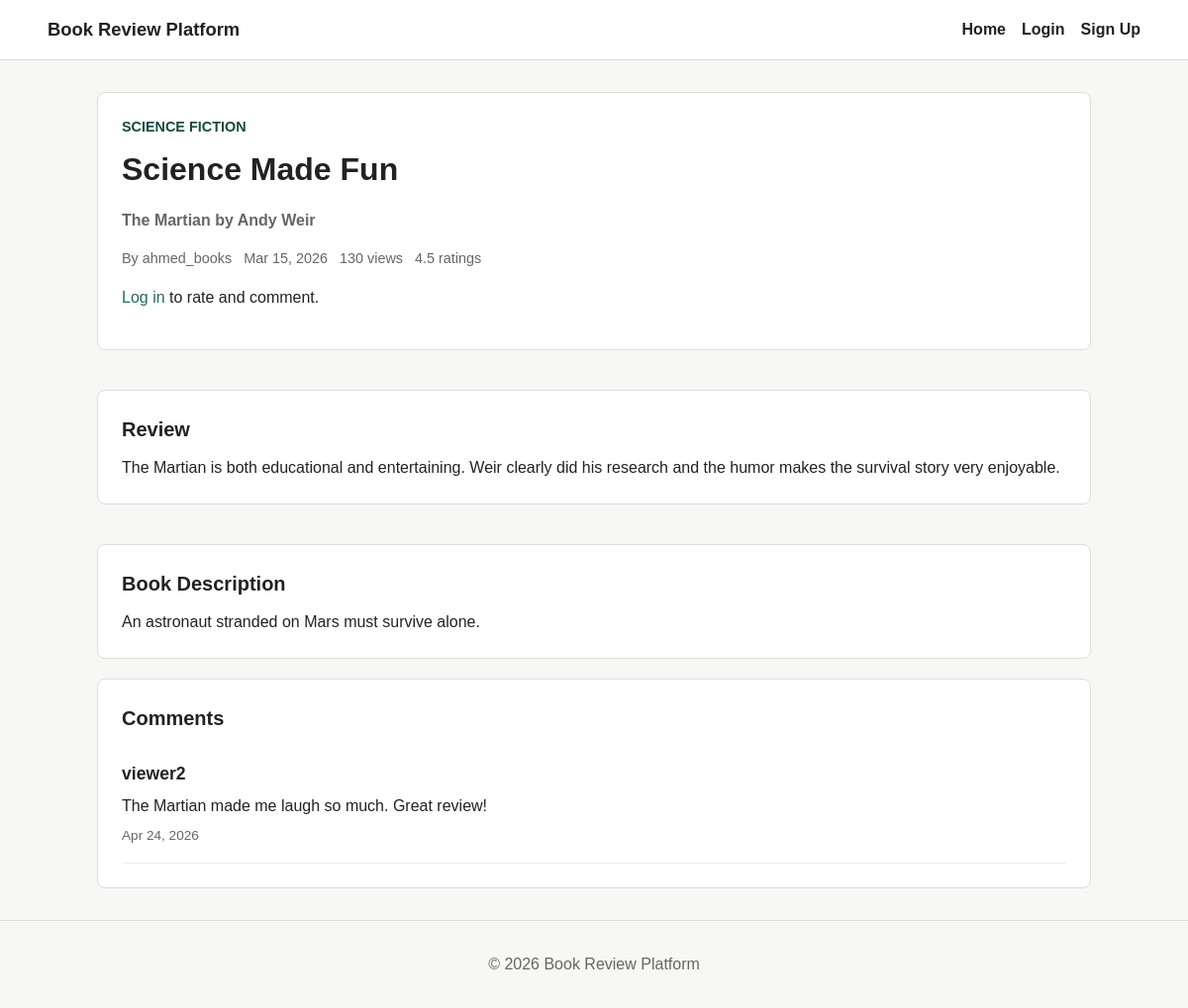
Page /review.php?id=8 on the committed database.
### tables this page shows
CREATE TABLE dbProj_reviews (
    review_id           INT AUTO_INCREMENT PRIMARY KEY,
    book_id             INT NOT NULL,
    user_id             INT NOT NULL,
    review_title        VARCHAR(200) NOT NULL,
    review_content      TEXT NOT NULL,
    cover_image         VARCHAR(255),
    media_file          VARCHAR(255),           
    downloadable_file   VARCHAR(255),           
    status              ENUM('draft', 'published') DEFAULT 'draft',
    view_count          INT DEFAULT 0,
    created_at          DATETIME DEFAULT CURRENT_TIMESTAMP,
    FOREIGN KEY (book_id) REFERENCES dbProj_books(book_id),
    FOREIGN KEY (user_id) REFERENCES dbProj_users(user_id),
    FULLTEXT INDEX ft_reviews (review_title, review_content)
);

CREATE TABLE dbProj_categories (
    category_id     INT AUTO_INCREMENT PRIMARY KEY,
    category_name   VARCHAR(100) NOT NULL,
    description     TEXT
);

CREATE TABLE dbProj_books (
    book_id         INT AUTO_INCREMENT PRIMARY KEY,
    title           VARCHAR(200) NOT NULL,
    author          VARCHAR(150) NOT NULL,
    description     TEXT,
    cover_image     VARCHAR(255),
    category_id     INT,
    added_by        INT,
    created_at      DATETIME DEFAULT CURRENT_TIMESTAMP,
    FOREIGN KEY (category_id) REFERENCES dbProj_categories(category_id),
    FOREIGN KEY (added_by) REFERENCES dbProj_users(user_id),
    FULLTEXT INDEX ft_books (title, author, description)    
);

CREATE TABLE dbProj_users (
    user_id     INT AUTO_INCREMENT PRIMARY KEY,
    username    VARCHAR(50) NOT NULL UNIQUE,
    email       VARCHAR(100) NOT NULL UNIQUE,
    password    VARCHAR(255) NOT NULL,          
    role        ENUM('admin', 'creator', 'viewer') DEFAULT 'viewer',
    created_at  DATETIME DEFAULT CURRENT_TIMESTAMP
);

CREATE TABLE dbProj_comments (
    comment_id      INT AUTO_INCREMENT PRIMARY KEY,
    review_id       INT NOT NULL,
    user_id         INT NOT NULL,
    comment_text    TEXT NOT NULL,
    created_at      DATETIME DEFAULT CURRENT_TIMESTAMP,
    FOREIGN KEY (review_id) REFERENCES dbProj_reviews(review_id),
    FOREIGN KEY (user_id) REFERENCES dbProj_users(user_id)
);

### config/database.php (called while the page is built, shortened)
<?php
function db(): PDO
{
    static $pdo = null;
    if ($pdo instanceof PDO) {
        return $pdo;
    }
    $dsn = sprintf(
        'mysql:host=%s;dbname=%s;charset=%s',
        $_ENV['DB_HOST']    ?? DB_HOST,
        $_ENV['DB_NAME']    ?? DB_NAME,
        $_ENV['DB_CHARSET'] ?? DB_CHARSET
    );
    $pdo = new PDO($dsn, $_ENV['DB_USER'] ?? 'root', $_ENV['DB_PASS'] ?? '', [
        PDO::ATTR_ERRMODE            => PDO::ERRMODE_EXCEPTION,
        PDO::ATTR_DEFAULT_FETCH_MODE => PDO::FETCH_ASSOC,
        PDO::ATTR_EMULATE_PREPARES   => false,
    ]);
    return $pdo;
}

### includes/auth.php (called while the page is built, shortened)
<?php
function current_user(): ?array
{
    return $_SESSION['user'] ?? null;
}
function is_logged_in(): bool
{
    return current_user() !== null;
}

### review.php (the view, shortened to what this page needs)
<?php
require_once __DIR__ . '/config/database.php';
require_once __DIR__ . '/includes/layout.php';
$review = null;
$comments = [];
$loadError = '';
$reviewId = filter_input(INPUT_GET, 'id', FILTER_VALIDATE_INT);
if ($reviewId === false || $reviewId === null) {
    $loadError = 'Select a valid review.';
} else {
    try {
        $stmt = db()->prepare(
            "SELECT
                r.review_id,
                r.review_title,
                r.review_content,
                r.cover_image AS review_cover,
                r.media_file,
                r.downloadable_file,
                r.view_count,
                r.created_at,
                b.title AS book_title,
                b.author AS book_author,
                b.description AS book_description,
                b.cover_image AS book_cover,
                c.category_name,
                u.username AS creator_name,
                ROUND(AVG(rt.rating), 1) AS average_rating,
                COUNT(rt.rating_id) AS rating_count
            FROM dbProj_reviews r
            INNER JOIN dbProj_books b ON r.book_id = b.book_id
            LEFT JOIN dbProj_categories c ON b.category_id = c.category_id
            INNER JOIN dbProj_users u ON r.user_id = u.user_id
            LEFT JOIN dbProj_ratings rt ON r.review_id = rt.review_id
            WHERE r.review_id = :review_id
              AND r.status = 'published'
            GROUP BY
                r.review_id,
                r.review_title,
                r.review_content,
                r.cover_image,
                r.media_file,
                r.downloadable_file,
                r.view_count,
                r.created_at,
                b.title,
                b.author,
                b.description,
                b.cover_image,
                c.category_name,
                u.username
            LIMIT 1"
        );
        $stmt->execute([':review_id' => $reviewId]);
        $review = $stmt->fetch();
        if ($review === false) {
            $loadError = 'This review has been removed or is no longer available.';
            $review = null;
        } else {
            $userRating = null;
            $commentStmt = db()->prepare(
                "SELECT
                    cm.comment_text,
                    cm.created_at,
                    u.username
                FROM dbProj_comments cm
                INNER JOIN dbProj_users u ON cm.user_id = u.user_id
                WHERE cm.review_id = :review_id
                ORDER BY cm.created_at DESC"
            );
            $commentStmt->execute([':review_id' => $reviewId]);
            $comments = $commentStmt->fetchAll();
        }
    } catch (PDOException $exception) {
        $loadError = 'Review could not be loaded. Check the database connection.';
    }
}
?>
<?php if ($loadError !== ''): ?>
    <section class="notice notice-error">
        <p><?= e($loadError) ?></p>
    </section>
    <p><a href="index.php">Back to home</a></p>
<?php elseif ($review !== null): ?>
    <article class="review-detail">
        <header class="review-detail-header">
            <div>
                <p class="eyebrow"><?= e($review['category_name'] ?? 'Uncategorized') ?></p>
                <h1><?= e($review['review_title']) ?></h1>
                <p class="book-line"><?= e($review['book_title']) ?> by <?= e($review['book_author']) ?></p>
                <div class="review-card-stats">
                    <span>By <?= e($review['creator_name']) ?></span>
                    <span><?= e(date('M j, Y', strtotime((string) $review['created_at']))) ?></span>
                    <span><?= e((string) $review['view_count']) ?> views</span>
                    <span>
                        <?= e($review['average_rating'] !== null ? (string) $review['average_rating'] : 'No') ?>
                        rating<?= (int) $review['rating_count'] === 1 ? '' : 's' ?>
                    </span>
                </div>
                <?php if (is_logged_in()): ?>
                    <div class="rating-section" style="margin-top: 1rem;">
                        <form method="POST" class="rating-form">
                            <input type="hidden" name="action" value="rate">
                            <label for="rating">Your Rating:</label>
                            <select name="rating" id="rating" onchange="this.form.submit()">
                                <option value="">Select...</option>
                                <?php for ($i = 1; $i <= 5; $i++): ?>
                                    <option value="<?= $i ?>" <?= (int)$userRating === $i ? 'selected' : '' ?>><?= $i ?> Stars</option>
                                <?php endfor; ?>
                            </select>
                            <?php if ($userRating): ?>
                                <span class="muted-text">(You rated this <?= $userRating ?> stars)</span>
                            <?php endif; ?>
                        </form>
                    </div>
                <?php else: ?>
                    <p style="margin-top: 1rem;"><a href="login.php">Log in</a> to rate and comment.</p>
                <?php endif; ?>
            </div>
        </header>
        <section class="content-panel">
            <h2>Review</h2>
            <p><?= nl2br(e($review['review_content'])) ?></p>
        </section>
        <?php if ($review['book_description'] !== null && trim((string) $review['book_description']) !== ''): ?>
            <section class="content-panel">
                <h2>Book Description</h2>
                <p><?= e($review['book_description']) ?></p>
            </section>
        <?php endif; ?>
    </article>
    <section class="content-panel" aria-labelledby="comments-title">
        <h2 id="comments-title">Comments</h2>
        <?php if ($comments === []): ?>
            <p class="muted-text">No comments yet.</p>
        <?php else: ?>
            <div class="comment-list">
                <?php foreach ($comments as $comment): ?>
                    <article class="comment-item" style="border-bottom: 1px solid #eee; padding: 1rem 0;">
                        <h3 style="margin: 0; font-size: 1.1em;"><?= e($comment['username']) ?></h3>
                        <p style="margin: 0.5rem 0;"><?= e($comment['comment_text']) ?></p>
                        <p class="muted-text" style="font-size: 0.85em;"><?= e(date('M j, Y', strtotime((string) $comment['created_at']))) ?></p>
                    </article>
                <?php endforeach; ?>
            </div>
        <?php endif; ?>
    </section>
<?php endif; ?>

### assets/css/style.css (style rules this page uses)
:root { --bg: #f7f7f5; --surface: #ffffff; --text: #222222; --muted: #666666; --border: #ddddda; --accent: #246b5f; --accent-dark: #174a42; --danger-bg: #fff1f0; --danger-border: #e6b8b5; --danger-text: #8a2b24; --success-bg: #edf8f1; --success-border: #b7dcc4; --success-text: #1f6f3c; }
* { box-sizing: border-box; }
body { margin: 0; background: var(--bg); color: var(--text); font-family: Arial, Helvetica, sans-serif; line-height: 1.5; }
a { color: var(--accent); text-decoration: none; }
.muted-text { color: var(--muted); font-size: 0.9rem; }
.review-detail { display: grid; gap: 20px; }
.review-detail-header { align-items: start; background: var(--surface); border: 1px solid var(--border); border-radius: 8px; display: grid; gap: 24px; grid-template-columns: 1fr 220px; padding: 24px; }
.review-detail-header h1 { font-size: 2rem; margin: 0 0 8px; }
.eyebrow { color: var(--accent-dark); font-size: 0.9rem; font-weight: 700; margin: 0 0 8px; text-transform: uppercase; }
.content-panel { background: var(--surface); border: 1px solid var(--border); border-radius: 8px; margin-top: 20px; padding: 24px; }
.content-panel h2 { font-size: 1.25rem; margin: 0 0 12px; }
.content-panel p { margin: 0; }
.comment-list { display: grid; gap: 14px; }
.comment-item { border-top: 1px solid var(--border); padding-top: 14px; }
.comment-item:first-child { border-top: 0; padding-top: 0; }
.comment-item h3 { font-size: 1rem; margin: 0 0 6px; }
.review-card-meta, .review-card-stats { color: var(--muted); display: flex; flex-wrap: wrap; font-size: 0.9rem; gap: 12px; }
.book-line { color: var(--muted); font-weight: 600; }

### rows in the picture
dbproj_reviews: dbproj_categories.category_name "SCIENCE FICTION", review_title "Science Made Fun", book.title "The Martian", book.author "Andy Weir", user.username "ahmed_books", created_at "Mar 15, 2026", view_count "130", review_content "The Martian is both educational and entertaining. Weir clearly did his research and the humor makes the survival story very enjoyable.", book.description "An astronaut stranded on Mars must survive alone."
dbproj_comments: user.username "viewer2", comment_text "The Martian made me laugh so much. Great review!", created_at "Apr 24, 2026"
